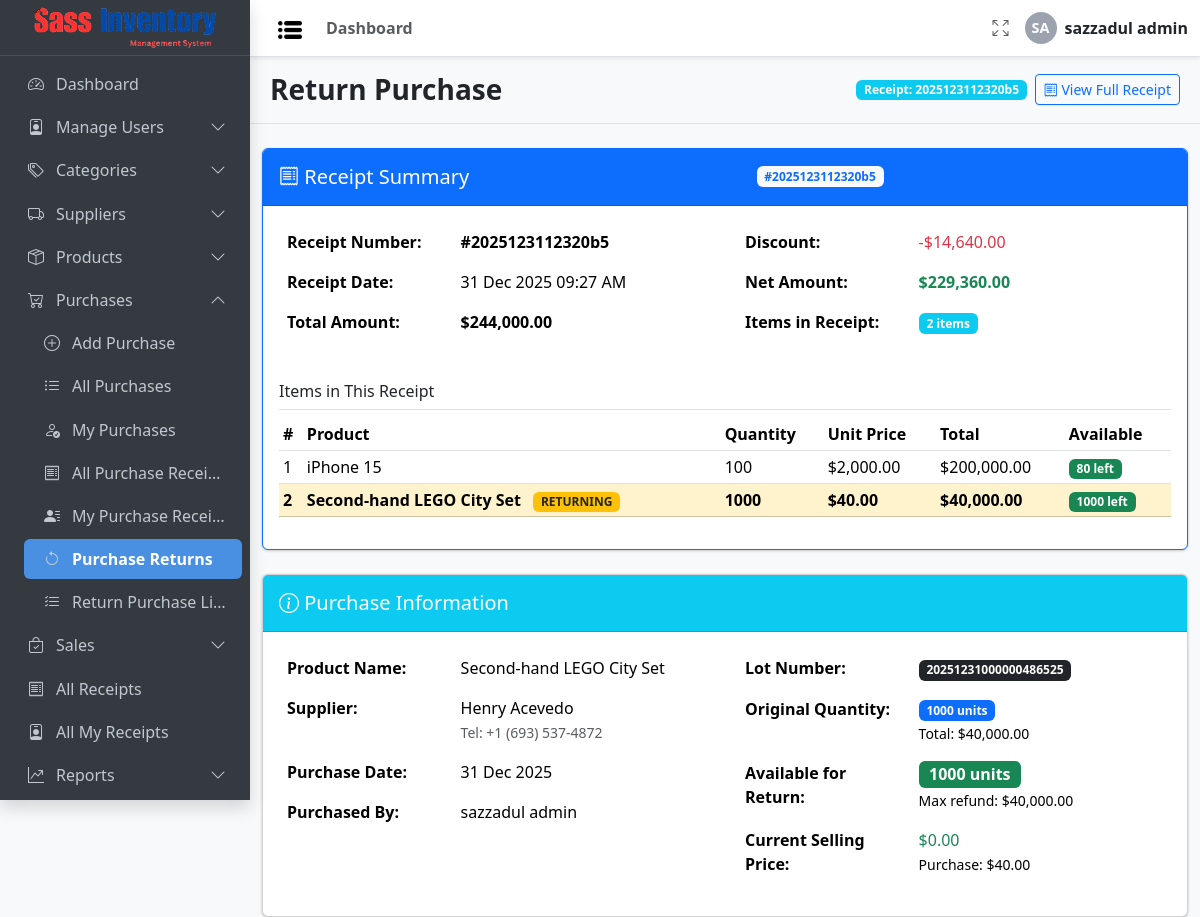
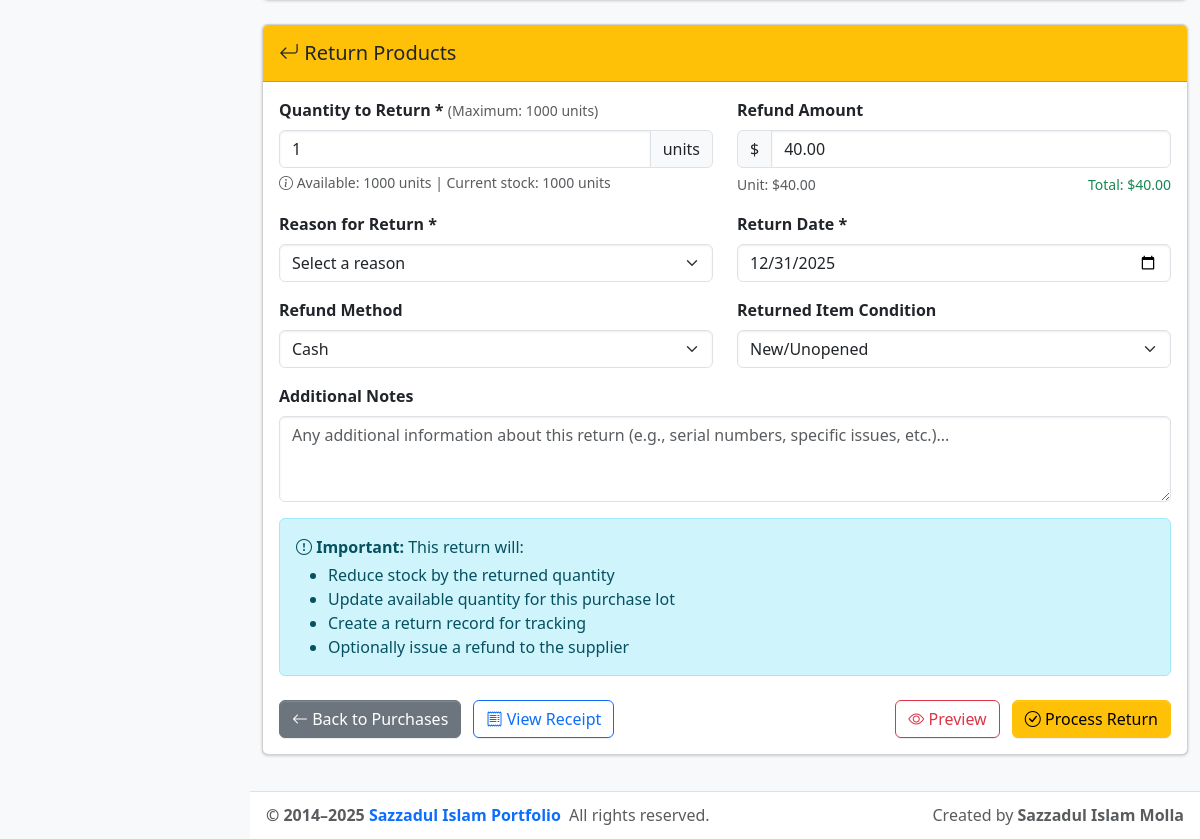
Page /purchase/purchase_return.php?lot=20251231000000486525 (signed in) on the committed database (2 pictures, top to bottom).
### tables this page shows
CREATE TABLE `purchase` (
  `id` int(11) NOT NULL,
  `product_id` int(11) NOT NULL,
  `supplier_id` int(11) DEFAULT NULL COMMENT 'Optional',
  `lot` varchar(50) NOT NULL,
  `quantity` int(11) NOT NULL,
  `product_left` int(11) NOT NULL,
  `purchase_price` decimal(10,2) DEFAULT NULL,
  `purchase_date` date DEFAULT curdate(),
  `created_at` timestamp NOT NULL DEFAULT current_timestamp(),
  `updated_at` timestamp NOT NULL DEFAULT current_timestamp() COMMENT 'Auto-update on record change',
  `receipt_id` int(11) DEFAULT NULL,
  `purchased_by` int(11) NOT NULL
);

CREATE TABLE `receipt` (
  `id` int(11) NOT NULL,
  `receipt_number` varchar(50) NOT NULL,
  `type` enum('purchase','sale') NOT NULL,
  `total_amount` decimal(12,2) NOT NULL DEFAULT 0.00,
  `discount_value` decimal(12,2) DEFAULT 0.00,
  `created_by` int(11) NOT NULL,
  `created_at` timestamp NOT NULL DEFAULT current_timestamp(),
  `updated_at` timestamp NOT NULL DEFAULT current_timestamp() ON UPDATE current_timestamp()
);

CREATE TABLE `product` (
  `id` int(11) NOT NULL,
  `name` varchar(100) NOT NULL,
  `sku` varchar(50) NOT NULL,
  `status` enum('active','inactive') NOT NULL DEFAULT 'active',
  `category_id` int(11) DEFAULT NULL COMMENT 'Nullable — ON DELETE SET NULL',
  `subcategory_id` int(11) DEFAULT NULL,
  `supplier_id` int(11) DEFAULT NULL COMMENT 'Nullable — ON DELETE SET NULL',
  `cost_price` decimal(10,2) NOT NULL,
  `selling_price` decimal(10,2) NOT NULL,
  `vat` decimal(5,2) NOT NULL DEFAULT 0.00,
  `price` decimal(10,2) NOT NULL,
  `quantity_in_stock` int(11) DEFAULT 0,
  `low_stock_limit` int(11) DEFAULT NULL,
  `description` text DEFAULT NULL,
  `image` varchar(255) DEFAULT NULL,
  `created_at` timestamp NOT NULL DEFAULT current_timestamp(),
  `updated_at` timestamp NOT NULL DEFAULT current_timestamp() COMMENT 'Auto-update on record change'
);

CREATE TABLE `supplier` (
  `id` int(11) NOT NULL,
  `name` varchar(100) NOT NULL,
  `phone` varchar(20) DEFAULT NULL,
  `email` varchar(100) DEFAULT NULL,
  `address` text DEFAULT NULL,
  `contact_person` varchar(100) DEFAULT NULL,
  `type` varchar(50) DEFAULT NULL,
  `created_at` timestamp NOT NULL DEFAULT current_timestamp(),
  `updated_at` timestamp NOT NULL DEFAULT current_timestamp() ON UPDATE current_timestamp()
);

CREATE TABLE `user` (
  `id` int(11) NOT NULL,
  `username` varchar(100) NOT NULL,
  `password` text DEFAULT NULL COMMENT 'Password must be hashed',
  `email` varchar(100) DEFAULT NULL,
  `role_id` int(11) NOT NULL COMMENT 'FK to role.id',
  `created_at` timestamp NOT NULL DEFAULT current_timestamp(),
  `updated_at` timestamp NOT NULL DEFAULT current_timestamp() COMMENT 'Auto-update on record change'
);

### purchase/purchase_return.php (the view, shortened to what the rows shown need)
<?php
include_once __DIR__ . '/../config/auth_guard.php';
$conn = connectDB();
$lot_number = isset($_GET['lot']) ? $_GET['lot'] : '';
$purchaseSql = "SELECT p.*,
                pr.name as product_name,
                pr.sku as product_sku,
                s.name as supplier_name,
                s.phone as supplier_phone,
                u.username as purchased_by_name,
                r.receipt_number,
                r.total_amount as receipt_total,
                r.discount_value as receipt_discount,
                r.created_at as receipt_date
                FROM purchase p
                LEFT JOIN product pr ON p.product_id = pr.id
                LEFT JOIN supplier s ON p.supplier_id = s.id
                LEFT JOIN user u ON p.purchased_by = u.id
                LEFT JOIN receipt r ON p.receipt_id = r.id
                WHERE p.lot = ?";
$stmt = $conn->prepare($purchaseSql);
$stmt->bind_param("s", $lot_number);
$stmt->execute();
$result = $stmt->get_result();
$purchase = $result->fetch_assoc();
$receiptItemsSql = "SELECT p.*, pr.name as product_name
                    FROM purchase p
                    LEFT JOIN product pr ON p.product_id = pr.id
                    WHERE p.receipt_id = ?";
$receiptStmt = $conn->prepare($receiptItemsSql);
$receiptStmt->bind_param("i", $purchase['receipt_id']);
$receiptStmt->execute();
$receiptItemsResult = $receiptStmt->get_result();
$productSql = "SELECT quantity_in_stock, selling_price FROM product WHERE id = ?";
$productStmt = $conn->prepare($productSql);
$productStmt->bind_param("i", $purchase['product_id']);
$productStmt->execute();
$productResult = $productStmt->get_result();
$productData = $productResult->fetch_assoc();
$maxReturnable = min($purchase['product_left'], $productData['quantity_in_stock']);
$receiptTotal = $purchase['receipt_total'] ?? 0;
$receiptDiscount = $purchase['receipt_discount'] ?? 0;
$netAmount = $receiptTotal - $receiptDiscount;
?>
<!DOCTYPE html>
<html lang="en">
<head>
  <link rel="stylesheet"
    href="https://cdn.jsdelivr.net/npm/@fontsource/source-sans-3@5.0.12/index.css"
    media="print" onload="this.media='all'" />
  <link rel="stylesheet"
    href="https://cdn.jsdelivr.net/npm/bootstrap-icons@1.13.1/font/bootstrap-icons.min.css" />
  <link rel="stylesheet" href="<?= $Project_URL ?>/css/adminlte.css" />
  <link rel="stylesheet"
    href="https://cdn.datatables.net/1.13.6/css/dataTables.bootstrap5.min.css" />
  <link href="https://cdn.jsdelivr.net/npm/select2@4.1.0-rc.0/dist/css/select2.min.css" rel="stylesheet" />
</head>
<body class="layout-fixed sidebar-expand-lg bg-body-tertiary">
  <div class="app-wrapper">
    <main class="app-main">
      <div class="app-content-header py-3 border-bottom">
        <div class="container-fluid d-flex justify-content-between align-items-center flex-wrap">
          <?php if (!empty($purchase['receipt_number'])): ?>
            <div class="d-flex align-items-center">
              <span class="badge bg-info me-2">Receipt: <?= htmlspecialchars($purchase['receipt_number']) ?></span>
              <a href="receipt.php?id=<?= $purchase['receipt_id'] ?>" class="btn btn-sm btn-outline-primary">
                <i class="bi bi-receipt"></i> View Full Receipt
              </a>
            </div>
          <?php endif; ?>
        </div>
      </div>
      <div class="container py-4">
        <?php if (!empty($purchase['receipt_number'])): ?>
          <div class="card mb-4 border-primary">
            <div class="card-header bg-primary text-white d-flex justify-content-between align-items-center">
              <h5 class="mb-0"><i class="bi bi-receipt"></i> Receipt Summary</h5>
              <span class="badge bg-light text-primary">#<?= htmlspecialchars($purchase['receipt_number']) ?></span>
            </div>
            <div class="card-body">
              <div class="row">
                <div class="col-md-6">
                  <table class="table table-borderless">
                    <tr>
                      <th width="40%">Receipt Number:</th>
                      <td><strong>#<?= htmlspecialchars($purchase['receipt_number']) ?></strong></td>
                    </tr>
                    <tr>
                      <th>Receipt Date:</th>
                      <td><?= !empty($purchase['receipt_date']) ? date('d M Y h:i A', strtotime($purchase['receipt_date'])) : 'N/A' ?></td>
                    </tr>
                    <tr>
                      <th>Total Amount:</th>
                      <td class="fw-bold">$<?= htmlspecialchars(number_format($receiptTotal, 2)) ?></td>
                    </tr>
                  </table>
                </div>
                <div class="col-md-6">
                  <table class="table table-borderless">
                    <tr>
                      <th width="40%">Discount:</th>
                      <td class="text-danger">-$<?= htmlspecialchars(number_format($receiptDiscount, 2)) ?></td>
                    </tr>
                    <tr>
                      <th>Net Amount:</th>
                      <td class="fw-bold text-success">$<?= htmlspecialchars(number_format($netAmount, 2)) ?></td>
                    </tr>
                    <tr>
                      <th>Items in Receipt:</th>
                      <td>
                        <span class="badge bg-info"><?= $receiptItemsResult->num_rows ?> items</span>
                      </td>
                    </tr>
                  </table>
                </div>
              </div>
              <div class="mt-4">
                <h6 class="border-bottom pb-2">Items in This Receipt</h6>
                <div class="table-responsive">
                  <table class="table table-sm table-hover">
                    <thead>
                      <tr>
                        <th>#</th>
                        <th>Product</th>
                        <th>Quantity</th>
                        <th>Unit Price</th>
                        <th>Total</th>
                        <th>Available</th>
                      </tr>
                    </thead>
                    <tbody>
                      <?php
                      $counter = 1;
                      while ($item = $receiptItemsResult->fetch_assoc()):
                        $isCurrentItem = $item['lot'] == $lot_number;
                      ?>
                        <tr class="<?= $isCurrentItem ? 'table-warning fw-bold' : '' ?>">
                          <td><?= $counter++ ?></td>
                          <td>
                            <?= htmlspecialchars($item['product_name']) ?>
                            <?php if ($isCurrentItem): ?>
                              <span class="badge bg-warning text-dark ms-2">RETURNING</span>
                            <?php endif; ?>
                          </td>
                          <td><?= htmlspecialchars($item['quantity']) ?></td>
                          <td>$<?= htmlspecialchars(number_format($item['purchase_price'], 2)) ?></td>
                          <td>$<?= htmlspecialchars(number_format($item['quantity'] * $item['purchase_price'], 2)) ?></td>
                          <td>
                            <span class="badge <?= $item['product_left'] > 0 ? 'bg-success' : 'bg-secondary' ?>">
                              <?= htmlspecialchars($item['product_left']) ?> left
                            </span>
                          </td>
                        </tr>
                      <?php endwhile; ?>
                    </tbody>
                  </table>
                </div>
              </div>
            </div>
          </div>
        <?php endif; ?>
        <div class="card mb-4">
          <div class="card-body">
            <div class="row">
              <div class="col-md-6">
                <table class="table table-borderless">
                  <tr>
                    <th width="40%">Product Name:</th>
                    <td>
                      <?= htmlspecialchars($purchase['product_name'] ?? 'N/A') ?>
                    </td>
                  </tr>
                  <tr>
                    <th>Supplier:</th>
                    <td>
                      <?= htmlspecialchars($purchase['supplier_name'] ?? 'N/A') ?>
                      <?php if (!empty($purchase['supplier_phone'])): ?>
                        <br><small class="text-muted">Tel: <?= htmlspecialchars($purchase['supplier_phone']) ?></small>
                      <?php endif; ?>
                    </td>
                  </tr>
                  <tr>
                    <th>Purchase Date:</th>
                    <td><?= !empty($purchase['purchase_date']) ? date('d M Y', strtotime($purchase['purchase_date'])) : 'N/A' ?></td>
                  </tr>
                  <tr>
                    <th>Purchased By:</th>
                    <td><?= htmlspecialchars($purchase['purchased_by_name'] ?? 'N/A') ?></td>
                  </tr>
                </table>
              </div>
              <div class="col-md-6">
                <table class="table table-borderless">
                  <tr>
                    <th width="40%">Lot Number:</th>
                  </tr>
                  <tr>
                    <th>Original Quantity:</th>
                    <td>
                      <span class="badge bg-primary"><?= htmlspecialchars($purchase['quantity']) ?> units</span>
                      <br><small>Total: $<?= htmlspecialchars(number_format($purchase['quantity'] * $purchase['purchase_price'], 2)) ?></small>
                    </td>
                  </tr>
                  <tr>
                    <th>Available for Return:</th>
                    <td>
                      <span class="badge <?= $purchase['product_left'] > 0 ? 'bg-success' : 'bg-danger' ?> fs-6">
                        <?= htmlspecialchars($purchase['product_left']) ?> units
                      </span>
                      <br><small>Max refund: $<?= htmlspecialchars(number_format($purchase['product_left'] * $purchase['purchase_price'], 2)) ?></small>
                    </td>
                  </tr>
                  <tr>
                    <th>Current Selling Price:</th>
                    <td>
                      <span class="text-success">$<?= htmlspecialchars(number_format($productData['selling_price'] ?? 0, 2)) ?></span>
                      <br><small>Purchase: $<?= htmlspecialchars(number_format($purchase['purchase_price'], 2)) ?></small>
                    </td>
                  </tr>
                </table>
              </div>
            </div>
          </div>
        </div>
        <div class="card">
          <div class="card-body">
            <form id="returnForm" action="process_return.php" method="POST">
              <div class="row mb-3">
                <div class="col-md-6">
                  <label for="return_quantity" class="form-label">
                    <strong>Quantity to Return *</strong>
                    <small class="text-muted">(Maximum: <?= $maxReturnable ?> units)</small>
                  </label>
                  <div class="input-group">
                    <input type="number"
                      class="form-control"
                      id="return_quantity"
                      name="return_quantity"
                      min="1"
                      max="<?= $maxReturnable ?>"
                      value="1"
                      required
                      onchange="calculateRefund()">
                    <span class="input-group-text">units</span>
                  </div>
                  <div class="form-text">
                    <i class="bi bi-info-circle"></i>
                    Available: <?= $purchase['product_left'] ?> units |
                    Current stock: <?= $productData['quantity_in_stock'] ?? 0 ?> units
                  </div>
                </div>
                <div class="col-md-6">
                  <div class="input-group">
                    <span class="input-group-text">$</span>
                    <input type="text"
                      class="form-control"
                      id="refund_amount"
                      name="refund_amount"
                      readonly
                      value="<?= number_format($purchase['purchase_price'], 2) ?>">
                  </div>
                  <div class="row mt-1">
                    <div class="col-6">
                      <small class="text-muted">Unit: $<?= number_format($purchase['purchase_price'], 2) ?></small>
                    </div>
                  </div>
                </div>
              </div>
            </form>
          </div>
        </div>
      </div>
    </main>
  </div>
</body>
</html>

### rows in the picture
purchase: receipt.receipt_number "2025123112320b5", receipt.created_at "31 Dec 2025 09:27 AM", receipt.total_amount "244,000.00", receipt.discount_value "14,640.00", receipt.discount_value "229,360.00", product.name "Second-hand LEGO City Set", shows "RETURNING", quantity "1000", purchase_price "40.00", $item['quantity'] * $item['purchase_price'] "40,000.00", product_left "1000", supplier.name "Henry Acevedo", supplier.phone "+1 (693) 537-4872", purchase_date "31 Dec 2025", purchased_by.username "sazzadul admin", $purchase['quantity'] * $purchase['purchase_price'] "40,000.00", $purchase['product_left'] * $purchase['purchase_price'] "40,000.00", refund_amount "40.00"
purchase: product.name "iPhone 15", quantity "100", purchase_price "2,000.00", $item['quantity'] * $item['purchase_price'] "200,000.00", product_left "80"
product: selling_price "0.00", quantity_in_stock "1000"

### other values in the picture
$childTitle "Dashboard"
$initials "SA"
$_SESSION['username'] "sazzadul admin"
$menu['title'] "Dashboard"
$menu['title'] "Manage Users"
$menu['title'] "Categories"
$menu['title'] "Suppliers"
$menu['title'] "Products"
$menu['title'] "Purchases"
$sub['title'] "Add Purchase"
$sub['title'] "All Purchases"
$sub['title'] "My Purchases"
$sub['title'] "All Purchase Recei…"
$sub['title'] "My Purchase Recei…"
$sub['title'] "Purchase Returns"
